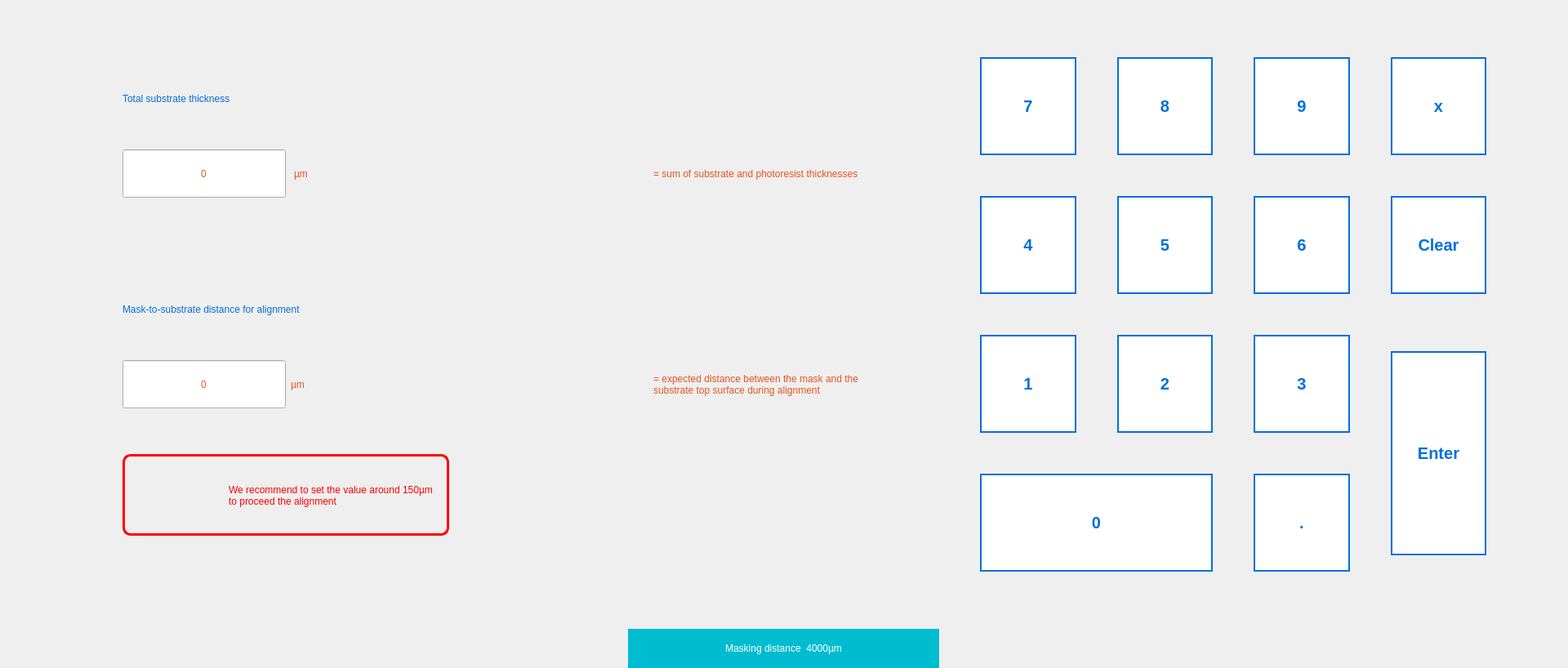
<?xml version="1.0" encoding="UTF-8"?>
<ui version="4.0">
 <class>DistanceView</class>
 <widget class="QWidget" name="DistanceView">
  <property name="geometry">
   <rect>
    <x>0</x>
    <y>0</y>
    <width>1920</width>
    <height>818</height>
   </rect>
  </property>
  <property name="sizePolicy">
   <sizepolicy hsizetype="Preferred" vsizetype="MinimumExpanding">
    <horstretch>0</horstretch>
    <verstretch>0</verstretch>
   </sizepolicy>
  </property>
  <property name="minimumSize">
   <size>
    <width>1920</width>
    <height>818</height>
   </size>
  </property>
  <property name="maximumSize">
   <size>
    <width>1920</width>
    <height>1080</height>
   </size>
  </property>
  <property name="styleSheet">
   <string notr="true">QWidget {
//border: 2px solid black;
}</string>
  </property>
  <layout class="QVBoxLayout" name="verticalLayout">
   <property name="spacing">
    <number>0</number>
   </property>
   <property name="sizeConstraint">
    <enum>QLayout::SizeConstraint::SetNoConstraint</enum>
   </property>
   <property name="leftMargin">
    <number>0</number>
   </property>
   <property name="topMargin">
    <number>0</number>
   </property>
   <property name="rightMargin">
    <number>0</number>
   </property>
   <property name="bottomMargin">
    <number>0</number>
   </property>
   <item>
    <layout class="QGridLayout" name="gridLayout" columnstretch="1,1" rowminimumheight="768,45" columnminimumwidth="1100,0">
     <property name="sizeConstraint">
      <enum>QLayout::SizeConstraint::SetDefaultConstraint</enum>
     </property>
     <property name="spacing">
      <number>0</number>
     </property>
     <item row="0" column="0">
      <layout class="QVBoxLayout" name="verticalLayout_2" stretch="20,20,30,20">
       <property name="spacing">
        <number>10</number>
       </property>
       <property name="leftMargin">
        <number>150</number>
       </property>
       <item>
        <spacer name="verticalSpacer_2">
         <property name="orientation">
          <enum>Qt::Orientation::Vertical</enum>
         </property>
         <property name="sizeType">
          <enum>QSizePolicy::Policy::Fixed</enum>
         </property>
         <property name="sizeHint" stdset="0">
          <size>
           <width>20</width>
           <height>40</height>
          </size>
         </property>
        </spacer>
       </item>
       <item>
        <layout class="QVBoxLayout" name="verticalLayout_4">
         <item>
          <widget class="QLabel" name="label_2">
           <property name="sizePolicy">
            <sizepolicy hsizetype="Preferred" vsizetype="Fixed">
             <horstretch>0</horstretch>
             <verstretch>0</verstretch>
            </sizepolicy>
           </property>
           <property name="styleSheet">
            <string notr="true">text-align: left;
font: normal normal bold 29px/29px Arial;
letter-spacing: 0px;
color: #0070DB;
opacity: 1;</string>
           </property>
           <property name="text">
            <string>Total substrate thickness</string>
           </property>
          </widget>
         </item>
         <item>
          <layout class="QHBoxLayout" name="horizontalLayout_4">
           <item>
            <widget class="QSpinBox" name="spinBox">
             <property name="sizePolicy">
              <sizepolicy hsizetype="Fixed" vsizetype="Fixed">
               <horstretch>0</horstretch>
               <verstretch>0</verstretch>
              </sizepolicy>
             </property>
             <property name="minimumSize">
              <size>
               <width>200</width>
               <height>0</height>
              </size>
             </property>
             <property name="maximumSize">
              <size>
               <width>280</width>
               <height>16777215</height>
              </size>
             </property>
             <property name="styleSheet">
              <string notr="true">width: 85px;
height: 55px;
text-align: left;
font: normal normal bold 25px/29px Arial;
letter-spacing: 0px;
color: #E85420;</string>
             </property>
             <property name="alignment">
              <set>Qt::AlignmentFlag::AlignCenter</set>
             </property>
             <property name="buttonSymbols">
              <enum>QAbstractSpinBox::ButtonSymbols::NoButtons</enum>
             </property>
            </widget>
           </item>
           <item>
            <widget class="QLabel" name="label_3">
             <property name="sizePolicy">
              <sizepolicy hsizetype="Fixed" vsizetype="Fixed">
               <horstretch>0</horstretch>
               <verstretch>0</verstretch>
              </sizepolicy>
             </property>
             <property name="styleSheet">
              <string notr="true">text-align: left;
font: normal normal bold 25px/29px Arial;
letter-spacing: 0px;
color: #E85420;
opacity: 1;</string>
             </property>
             <property name="text">
              <string>µm</string>
             </property>
            </widget>
           </item>
           <item>
            <spacer name="horizontalSpacer_3">
             <property name="orientation">
              <enum>Qt::Orientation::Horizontal</enum>
             </property>
             <property name="sizeType">
              <enum>QSizePolicy::Policy::MinimumExpanding</enum>
             </property>
             <property name="sizeHint" stdset="0">
              <size>
               <width>40</width>
               <height>20</height>
              </size>
             </property>
            </spacer>
           </item>
           <item>
            <widget class="QLabel" name="label">
             <property name="sizePolicy">
              <sizepolicy hsizetype="Fixed" vsizetype="Preferred">
               <horstretch>0</horstretch>
               <verstretch>0</verstretch>
              </sizepolicy>
             </property>
             <property name="minimumSize">
              <size>
               <width>300</width>
               <height>0</height>
              </size>
             </property>
             <property name="maximumSize">
              <size>
               <width>300</width>
               <height>150</height>
              </size>
             </property>
             <property name="styleSheet">
              <string notr="true">text-align: left;
font: normal normal bold 20px/20px Arial;
letter-spacing: 0px;
color: #E85420;
opacity: 1;</string>
             </property>
             <property name="text">
              <string>= sum of substrate and photoresist thicknesses</string>
             </property>
             <property name="wordWrap">
              <bool>true</bool>
             </property>
            </widget>
           </item>
          </layout>
         </item>
        </layout>
       </item>
       <item>
        <layout class="QVBoxLayout" name="verticalLayout_5">
         <item>
          <widget class="QLabel" name="label_4">
           <property name="sizePolicy">
            <sizepolicy hsizetype="Preferred" vsizetype="Fixed">
             <horstretch>0</horstretch>
             <verstretch>0</verstretch>
            </sizepolicy>
           </property>
           <property name="styleSheet">
            <string notr="true">text-align: left;
font: normal normal bold 29px/29px Arial;
letter-spacing: 0px;
color: #0070DB;
opacity: 1;</string>
           </property>
           <property name="text">
            <string>Mask-to-substrate distance for alignment</string>
           </property>
          </widget>
         </item>
         <item>
          <layout class="QHBoxLayout" name="horizontalLayout_2">
           <property name="spacing">
            <number>6</number>
           </property>
           <property name="sizeConstraint">
            <enum>QLayout::SizeConstraint::SetDefaultConstraint</enum>
           </property>
           <item>
            <widget class="QSpinBox" name="spinBox_2">
             <property name="sizePolicy">
              <sizepolicy hsizetype="Fixed" vsizetype="Fixed">
               <horstretch>0</horstretch>
               <verstretch>0</verstretch>
              </sizepolicy>
             </property>
             <property name="minimumSize">
              <size>
               <width>200</width>
               <height>0</height>
              </size>
             </property>
             <property name="maximumSize">
              <size>
               <width>200</width>
               <height>16777215</height>
              </size>
             </property>
             <property name="styleSheet">
              <string notr="true">width: 85px;
height: 55px;
text-align: left;
font: normal normal bold 25px/29px Arial;
letter-spacing: 0px;
color: #E85420;</string>
             </property>
             <property name="alignment">
              <set>Qt::AlignmentFlag::AlignCenter</set>
             </property>
             <property name="buttonSymbols">
              <enum>QAbstractSpinBox::ButtonSymbols::NoButtons</enum>
             </property>
            </widget>
           </item>
           <item>
            <widget class="QLabel" name="label_5">
             <property name="sizePolicy">
              <sizepolicy hsizetype="Fixed" vsizetype="Fixed">
               <horstretch>0</horstretch>
               <verstretch>0</verstretch>
              </sizepolicy>
             </property>
             <property name="styleSheet">
              <string notr="true">text-align: left;
font: normal normal bold 25px/29px Arial;
letter-spacing: 0px;
color: #E85420;
opacity: 1;</string>
             </property>
             <property name="text">
              <string>µm</string>
             </property>
            </widget>
           </item>
           <item>
            <spacer name="horizontalSpacer_4">
             <property name="orientation">
              <enum>Qt::Orientation::Horizontal</enum>
             </property>
             <property name="sizeType">
              <enum>QSizePolicy::Policy::MinimumExpanding</enum>
             </property>
             <property name="sizeHint" stdset="0">
              <size>
               <width>40</width>
               <height>20</height>
              </size>
             </property>
            </spacer>
           </item>
           <item>
            <widget class="QLabel" name="label_6">
             <property name="minimumSize">
              <size>
               <width>300</width>
               <height>0</height>
              </size>
             </property>
             <property name="maximumSize">
              <size>
               <width>300</width>
               <height>150</height>
              </size>
             </property>
             <property name="styleSheet">
              <string notr="true">text-align: left;
font: normal normal bold 20px/20px Arial;
letter-spacing: 0px;
color: #E85420;
opacity: 1;</string>
             </property>
             <property name="text">
              <string>= expected distance between the mask and the substrate top surface during alignment</string>
             </property>
             <property name="wordWrap">
              <bool>true</bool>
             </property>
            </widget>
           </item>
          </layout>
         </item>
         <item>
          <widget class="QWidget" name="widget" native="true">
           <property name="maximumSize">
            <size>
             <width>400</width>
             <height>100</height>
            </size>
           </property>
           <property name="styleSheet">
            <string notr="true">border: 3px solid #FF0000;
border-radius: 10px;</string>
           </property>
           <widget class="QLabel" name="label_7">
            <property name="geometry">
             <rect>
              <x>10</x>
              <y>13</y>
              <width>81</width>
              <height>61</height>
             </rect>
            </property>
            <property name="styleSheet">
             <string notr="true">border: 0px solid;</string>
            </property>
            <property name="text">
             <string/>
            </property>
            <property name="pixmap">
             <pixmap resource="../../resources.qrc">:/icons/warning-fond-blanc.svg</pixmap>
            </property>
            <property name="scaledContents">
             <bool>true</bool>
            </property>
           </widget>
           <widget class="QLabel" name="label_8">
            <property name="geometry">
             <rect>
              <x>130</x>
              <y>0</y>
              <width>251</width>
              <height>101</height>
             </rect>
            </property>
            <property name="styleSheet">
             <string notr="true">border: 0px;
text-align: left;
font: normal normal bold 20px/20px Arial;
letter-spacing: 0px;
color: #FF0000;
opacity: 1;</string>
            </property>
            <property name="text">
             <string>We recommend to set the value around 150µm to proceed the alignment</string>
            </property>
            <property name="wordWrap">
             <bool>true</bool>
            </property>
           </widget>
          </widget>
         </item>
        </layout>
       </item>
       <item>
        <spacer name="verticalSpacer">
         <property name="orientation">
          <enum>Qt::Orientation::Vertical</enum>
         </property>
         <property name="sizeType">
          <enum>QSizePolicy::Policy::Fixed</enum>
         </property>
         <property name="sizeHint" stdset="0">
          <size>
           <width>20</width>
           <height>40</height>
          </size>
         </property>
        </spacer>
       </item>
      </layout>
     </item>
     <item row="0" column="1">
      <layout class="QVBoxLayout" name="padEtLastCycleQVB" stretch="0,300,0">
       <property name="spacing">
        <number>0</number>
       </property>
       <property name="sizeConstraint">
        <enum>QLayout::SizeConstraint::SetDefaultConstraint</enum>
       </property>
       <property name="topMargin">
        <number>0</number>
       </property>
       <item>
        <spacer name="verticalSpacer_3">
         <property name="orientation">
          <enum>Qt::Orientation::Vertical</enum>
         </property>
         <property name="sizeType">
          <enum>QSizePolicy::Policy::Fixed</enum>
         </property>
         <property name="sizeHint" stdset="0">
          <size>
           <width>20</width>
           <height>70</height>
          </size>
         </property>
        </spacer>
       </item>
       <item>
        <layout class="QGridLayout" name="gridLayout_2" columnstretch="0,0,0,0,0,0">
         <property name="sizeConstraint">
          <enum>QLayout::SizeConstraint::SetDefaultConstraint</enum>
         </property>
         <property name="leftMargin">
          <number>0</number>
         </property>
         <property name="topMargin">
          <number>0</number>
         </property>
         <property name="rightMargin">
          <number>0</number>
         </property>
         <property name="bottomMargin">
          <number>0</number>
         </property>
         <property name="spacing">
          <number>50</number>
         </property>
         <item row="1" column="2">
          <widget class="QPushButton" name="btn5">
           <property name="minimumSize">
            <size>
             <width>60</width>
             <height>60</height>
            </size>
           </property>
           <property name="maximumSize">
            <size>
             <width>120</width>
             <height>120</height>
            </size>
           </property>
           <property name="focusPolicy">
            <enum>Qt::FocusPolicy::NoFocus</enum>
           </property>
           <property name="styleSheet">
            <string notr="true">border: 2px solid #0070DB;
background-color: #ffffff;
color: #0070DB;
font: 20px;
font-weight: 700;
font-family: arial;</string>
           </property>
           <property name="text">
            <string>5</string>
           </property>
          </widget>
         </item>
         <item row="1" column="1">
          <widget class="QPushButton" name="btn4">
           <property name="minimumSize">
            <size>
             <width>60</width>
             <height>60</height>
            </size>
           </property>
           <property name="maximumSize">
            <size>
             <width>120</width>
             <height>120</height>
            </size>
           </property>
           <property name="focusPolicy">
            <enum>Qt::FocusPolicy::NoFocus</enum>
           </property>
           <property name="styleSheet">
            <string notr="true">border: 2px solid #0070DB;
background-color: #ffffff;
color: #0070DB;
font: 20px;
font-weight: 700;
font-family: arial;</string>
           </property>
           <property name="text">
            <string>4</string>
           </property>
          </widget>
         </item>
         <item row="1" column="3">
          <widget class="QPushButton" name="btn6">
           <property name="minimumSize">
            <size>
             <width>60</width>
             <height>60</height>
            </size>
           </property>
           <property name="maximumSize">
            <size>
             <width>120</width>
             <height>120</height>
            </size>
           </property>
           <property name="focusPolicy">
            <enum>Qt::FocusPolicy::NoFocus</enum>
           </property>
           <property name="styleSheet">
            <string notr="true">border: 2px solid #0070DB;
background-color: #ffffff;
color: #0070DB;
font: 20px;
font-weight: 700;
font-family: arial;</string>
           </property>
           <property name="text">
            <string>6</string>
           </property>
          </widget>
         </item>
         <item row="3" column="3">
          <widget class="QPushButton" name="btnPoint">
           <property name="minimumSize">
            <size>
             <width>60</width>
             <height>60</height>
            </size>
           </property>
           <property name="maximumSize">
            <size>
             <width>120</width>
             <height>120</height>
            </size>
           </property>
           <property name="focusPolicy">
            <enum>Qt::FocusPolicy::NoFocus</enum>
           </property>
           <property name="styleSheet">
            <string notr="true">border: 2px solid #0070DB;
background-color: #ffffff;
color: #0070DB;
font: 20px;
font-weight: 700;
font-family: arial;</string>
           </property>
           <property name="text">
            <string>.</string>
           </property>
          </widget>
         </item>
         <item row="2" column="1">
          <widget class="QPushButton" name="btn1">
           <property name="minimumSize">
            <size>
             <width>60</width>
             <height>60</height>
            </size>
           </property>
           <property name="maximumSize">
            <size>
             <width>120</width>
             <height>120</height>
            </size>
           </property>
           <property name="focusPolicy">
            <enum>Qt::FocusPolicy::NoFocus</enum>
           </property>
           <property name="styleSheet">
            <string notr="true">border: 2px solid #0070DB;
background-color: #ffffff;
color: #0070DB;
font: 20px;
font-weight: 700;
font-family: arial;</string>
           </property>
           <property name="text">
            <string>1</string>
           </property>
          </widget>
         </item>
         <item row="0" column="3">
          <widget class="QPushButton" name="btn9">
           <property name="enabled">
            <bool>true</bool>
           </property>
           <property name="minimumSize">
            <size>
             <width>60</width>
             <height>60</height>
            </size>
           </property>
           <property name="maximumSize">
            <size>
             <width>120</width>
             <height>120</height>
            </size>
           </property>
           <property name="focusPolicy">
            <enum>Qt::FocusPolicy::NoFocus</enum>
           </property>
           <property name="styleSheet">
            <string notr="true">border: 2px solid #0070DB;
background-color: #ffffff;
color: #0070DB;
font: 20px;
font-weight: 700;
font-family: arial;</string>
           </property>
           <property name="text">
            <string>9</string>
           </property>
           <property name="flat">
            <bool>false</bool>
           </property>
          </widget>
         </item>
         <item row="0" column="1">
          <widget class="QPushButton" name="btn7">
           <property name="minimumSize">
            <size>
             <width>60</width>
             <height>60</height>
            </size>
           </property>
           <property name="maximumSize">
            <size>
             <width>120</width>
             <height>120</height>
            </size>
           </property>
           <property name="font">
            <font>
             <family>arial</family>
             <pointsize>-1</pointsize>
             <italic>false</italic>
             <bold>true</bold>
            </font>
           </property>
           <property name="focusPolicy">
            <enum>Qt::FocusPolicy::NoFocus</enum>
           </property>
           <property name="styleSheet">
            <string notr="true">border: 2px solid #0070DB;
background-color: #ffffff;
color: #0070DB;
font: 20px;
font-weight: 700;
font-family: arial;
</string>
           </property>
           <property name="text">
            <string>7</string>
           </property>
           <property name="iconSize">
            <size>
             <width>30</width>
             <height>30</height>
            </size>
           </property>
           <property name="shortcut">
            <string/>
           </property>
           <property name="checkable">
            <bool>false</bool>
           </property>
           <property name="autoRepeat">
            <bool>false</bool>
           </property>
           <property name="autoDefault">
            <bool>false</bool>
           </property>
           <property name="default">
            <bool>false</bool>
           </property>
           <property name="flat">
            <bool>true</bool>
           </property>
          </widget>
         </item>
         <item row="2" column="4" rowspan="2">
          <widget class="QPushButton" name="btnEnter">
           <property name="minimumSize">
            <size>
             <width>70</width>
             <height>155</height>
            </size>
           </property>
           <property name="maximumSize">
            <size>
             <width>120</width>
             <height>250</height>
            </size>
           </property>
           <property name="focusPolicy">
            <enum>Qt::FocusPolicy::NoFocus</enum>
           </property>
           <property name="styleSheet">
            <string notr="true">border: 2px solid #0070DB;
background-color: #ffffff;
color: #0070DB;
font: 20px;
font-weight: 700;
font-family: arial;</string>
           </property>
           <property name="text">
            <string>Enter</string>
           </property>
          </widget>
         </item>
         <item row="0" column="2">
          <widget class="QPushButton" name="btn8">
           <property name="minimumSize">
            <size>
             <width>60</width>
             <height>60</height>
            </size>
           </property>
           <property name="maximumSize">
            <size>
             <width>120</width>
             <height>120</height>
            </size>
           </property>
           <property name="focusPolicy">
            <enum>Qt::FocusPolicy::NoFocus</enum>
           </property>
           <property name="styleSheet">
            <string notr="true">border: 2px solid #0070DB;
background-color: #ffffff;
color: #0070DB;
font: 20px;
font-weight: 700;
font-family: arial;</string>
           </property>
           <property name="text">
            <string>8</string>
           </property>
          </widget>
         </item>
         <item row="2" column="2">
          <widget class="QPushButton" name="btn2">
           <property name="minimumSize">
            <size>
             <width>60</width>
             <height>60</height>
            </size>
           </property>
           <property name="maximumSize">
            <size>
             <width>120</width>
             <height>120</height>
            </size>
           </property>
           <property name="focusPolicy">
            <enum>Qt::FocusPolicy::NoFocus</enum>
           </property>
           <property name="styleSheet">
            <string notr="true">border: 2px solid #0070DB;
background-color: #ffffff;
color: #0070DB;
font: 20px;
font-weight: 700;
font-family: arial;</string>
           </property>
           <property name="text">
            <string>2</string>
           </property>
          </widget>
         </item>
         <item row="1" column="0">
          <spacer name="horizontalSpacer">
           <property name="orientation">
            <enum>Qt::Orientation::Horizontal</enum>
           </property>
           <property name="sizeType">
            <enum>QSizePolicy::Policy::Fixed</enum>
           </property>
           <property name="sizeHint" stdset="0">
            <size>
             <width>100</width>
             <height>20</height>
            </size>
           </property>
          </spacer>
         </item>
         <item row="1" column="5">
          <spacer name="horizontalSpacer_2">
           <property name="orientation">
            <enum>Qt::Orientation::Horizontal</enum>
           </property>
           <property name="sizeType">
            <enum>QSizePolicy::Policy::Fixed</enum>
           </property>
           <property name="sizeHint" stdset="0">
            <size>
             <width>100</width>
             <height>20</height>
            </size>
           </property>
          </spacer>
         </item>
         <item row="3" column="1" colspan="2">
          <widget class="QPushButton" name="btn0">
           <property name="enabled">
            <bool>true</bool>
           </property>
           <property name="minimumSize">
            <size>
             <width>0</width>
             <height>70</height>
            </size>
           </property>
           <property name="maximumSize">
            <size>
             <width>400</width>
             <height>120</height>
            </size>
           </property>
           <property name="focusPolicy">
            <enum>Qt::FocusPolicy::NoFocus</enum>
           </property>
           <property name="styleSheet">
            <string notr="true">border: 2px solid #0070DB;
background-color: #ffffff;
color: #0070DB;
font: 20px;
font-weight: 700;
font-family: arial;</string>
           </property>
           <property name="text">
            <string>0</string>
           </property>
          </widget>
         </item>
         <item row="0" column="4">
          <widget class="QPushButton" name="btnBackspace">
           <property name="minimumSize">
            <size>
             <width>60</width>
             <height>60</height>
            </size>
           </property>
           <property name="maximumSize">
            <size>
             <width>120</width>
             <height>120</height>
            </size>
           </property>
           <property name="focusPolicy">
            <enum>Qt::FocusPolicy::NoFocus</enum>
           </property>
           <property name="styleSheet">
            <string notr="true">border: 2px solid #0070DB;
background-color: #ffffff;
color: #0070DB;
font: 20px;
font-weight: 700;
font-family: arial;</string>
           </property>
           <property name="text">
            <string>x</string>
           </property>
          </widget>
         </item>
         <item row="2" column="3">
          <widget class="QPushButton" name="btn3">
           <property name="minimumSize">
            <size>
             <width>60</width>
             <height>60</height>
            </size>
           </property>
           <property name="maximumSize">
            <size>
             <width>120</width>
             <height>120</height>
            </size>
           </property>
           <property name="focusPolicy">
            <enum>Qt::FocusPolicy::NoFocus</enum>
           </property>
           <property name="styleSheet">
            <string notr="true">border: 2px solid #0070DB;
background-color: #ffffff;
color: #0070DB;
font: 20px;
font-weight: 700;
font-family: arial;</string>
           </property>
           <property name="text">
            <string>3</string>
           </property>
          </widget>
         </item>
         <item row="1" column="4">
          <widget class="QPushButton" name="btnClear">
           <property name="minimumSize">
            <size>
             <width>60</width>
             <height>60</height>
            </size>
           </property>
           <property name="maximumSize">
            <size>
             <width>120</width>
             <height>120</height>
            </size>
           </property>
           <property name="focusPolicy">
            <enum>Qt::FocusPolicy::NoFocus</enum>
           </property>
           <property name="styleSheet">
            <string notr="true">border: 2px solid #0070DB;
background-color: #ffffff;
color: #0070DB;
font: 20px;
font-weight: 700;
font-family: arial;</string>
           </property>
           <property name="text">
            <string>Clear</string>
           </property>
          </widget>
         </item>
        </layout>
       </item>
       <item>
        <spacer name="verticalSpacer_4">
         <property name="orientation">
          <enum>Qt::Orientation::Vertical</enum>
         </property>
         <property name="sizeType">
          <enum>QSizePolicy::Policy::Fixed</enum>
         </property>
         <property name="sizeHint" stdset="0">
          <size>
           <width>20</width>
           <height>70</height>
          </size>
         </property>
        </spacer>
       </item>
      </layout>
     </item>
     <item row="1" column="0" colspan="2">
      <layout class="QHBoxLayout" name="maskingDistanceLayout">
       <property name="spacing">
        <number>0</number>
       </property>
       <item>
        <widget class="QLabel" name="label_9">
         <property name="sizePolicy">
          <sizepolicy hsizetype="Fixed" vsizetype="Preferred">
           <horstretch>0</horstretch>
           <verstretch>0</verstretch>
          </sizepolicy>
         </property>
         <property name="maximumSize">
          <size>
           <width>381</width>
           <height>73</height>
          </size>
         </property>
         <property name="styleSheet">
          <string notr="true">text-align: left;
font: normal normal bold 20px/20px Arial;
letter-spacing: 0px;
color: #FFFFFF;
opacity: 1;
background-color: #00BCD1;</string>
         </property>
         <property name="text">
          <string>Masking distance  4000µm</string>
         </property>
         <property name="alignment">
          <set>Qt::AlignmentFlag::AlignCenter</set>
         </property>
        </widget>
       </item>
      </layout>
     </item>
    </layout>
   </item>
  </layout>
 </widget>
 <resources>
  <include location="../../resources.qrc"/>
 </resources>
 <connections/>
</ui>
